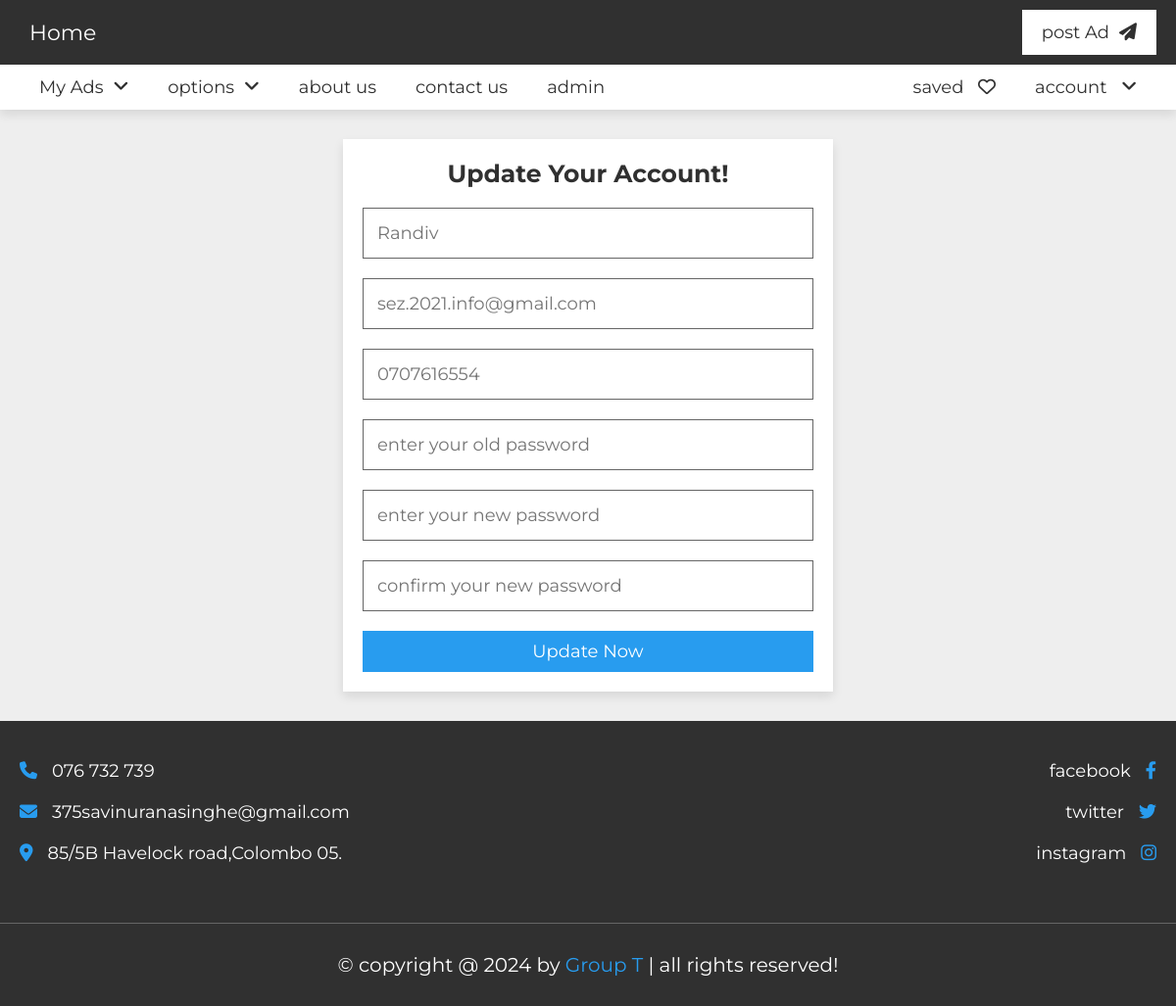
Page /update.php (signed in) on the committed database.
### tables this page shows
CREATE TABLE `users` (
  `id` varchar(20) NOT NULL,
  `name` varchar(50) NOT NULL,
  `number` varchar(10) NOT NULL,
  `email` varchar(50) NOT NULL,
  `password` varchar(50) NOT NULL
);

### update.php (the view, shortened to what this page needs)
<?php
include 'components/connect.php';
if(isset($_COOKIE['user_id'])){
   $user_id = $_COOKIE['user_id'];
}else{
   $user_id = '';
   header('location:login.php');
}
$select_user = $conn->prepare("SELECT * FROM `users` WHERE id = ? LIMIT 1");
$select_user->execute([$user_id]);
$fetch_user = $select_user->fetch(PDO::FETCH_ASSOC);
?>
<!DOCTYPE html>
<html lang="en">
<head>
   <link rel="stylesheet" href="https://cdnjs.cloudflare.com/ajax/libs/font-awesome/6.2.0/css/all.min.css">
   <link rel="stylesheet" href="css/style.css">
</head>
<body>
<?php include 'components/user_header.php'; ?>
<section class="form-container">
   <form action="" method="post">
      <h3>update your account!</h3>
      <input type="tel" name="name" maxlength="50" placeholder="<?= $fetch_user['name']; ?>" class="box">
      <input type="email" name="email" maxlength="50" placeholder="<?= $fetch_user['email']; ?>" class="box">
      <input type="number" name="number" min="0" max="9999999999" maxlength="10" placeholder="<?= $fetch_user['number']; ?>" class="box">
      <input type="password" name="old_pass" maxlength="20" placeholder="enter your old password" class="box">
      <input type="password" name="new_pass" maxlength="20" placeholder="enter your new password" class="box">
      <input type="password" name="c_pass" maxlength="20" placeholder="confirm your new password" class="box">
      <input type="submit" value="update now" name="submit" class="btn">
   </form>
</section>
<?php include 'components/footer.php'; ?>
</body>
</html>

### css/style.css (style rules this page uses)
:root { --main-color: #289cef; --light-color: #666; --light-bg: #eee; --white: #fff; --black: #303030; --border: .1rem solid var(--light-color); --box-shodow: 0 .5rem 1rem rgba(0, 0, 0, .1); }
* { font-family: 'Montserrat', sans-serif; margin: 0; padding: 0; box-sizing: border-box; outline: none; border: none; text-decoration: none; }
html { font-size: 62.5%; overflow-x: hidden; scroll-behavior: smooth; scroll-padding-top: 10rem; }
body { background-color: var(--light-bg); }
section { padding: 3rem 2rem; max-width: 1200px; margin: 0 auto; }
.btn, .inline-btn { margin-top: 1rem; padding: 1rem 3rem; background-color: var(--main-color); color: var(--white); cursor: pointer; text-align: center; font-size: 1.8rem; text-transform: capitalize; }
.btn { display: block; width: 100%; }
.form-container form { max-width: 50rem; margin: 0 auto; background-color: var(--white); box-shadow: var(--box-shodow); padding: 2rem; text-align: center; }
.form-container form h3 { padding-bottom: 1rem; font-size: 2.5rem; color: var(--black); text-transform: capitalize; }
.form-container form .box { border: var(--border); padding: 1.4rem; color: var(--black); margin: 1rem 0; width: 100%; font-size: 1.8rem; }

### rows in the picture
users: name "Randiv", email "sez.2021.info@gmail.com", number "0707616554"
